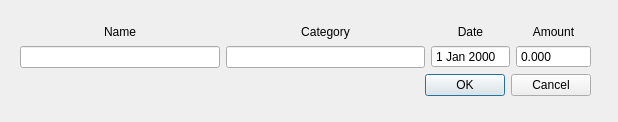
<?xml version="1.0" encoding="UTF-8"?>
<ui version="4.0">
 <class>editTransaction</class>
 <widget class="QDialog" name="editTransaction">
  <property name="geometry">
   <rect>
    <x>0</x>
    <y>0</y>
    <width>618</width>
    <height>122</height>
   </rect>
  </property>
  <property name="windowTitle">
   <string>Edit Transaction</string>
  </property>
  <widget class="QWidget" name="layoutWidget">
   <property name="geometry">
    <rect>
     <x>20</x>
     <y>25</y>
     <width>571</width>
     <height>71</height>
    </rect>
   </property>
   <layout class="QVBoxLayout" name="verticalLayout_5">
    <item>
     <layout class="QHBoxLayout" name="horizontalLayout">
      <item>
       <layout class="QVBoxLayout" name="verticalLayout">
        <item>
         <widget class="QLabel" name="label">
          <property name="text">
           <string>&lt;html&gt;&lt;head/&gt;&lt;body&gt;&lt;p align=&quot;center&quot;&gt;Name&lt;/p&gt;&lt;/body&gt;&lt;/html&gt;</string>
          </property>
         </widget>
        </item>
        <item>
         <widget class="QLineEdit" name="transactionNameEdit"/>
        </item>
       </layout>
      </item>
      <item>
       <layout class="QVBoxLayout" name="verticalLayout_2">
        <item>
         <widget class="QLabel" name="label_2">
          <property name="text">
           <string>&lt;html&gt;&lt;head/&gt;&lt;body&gt;&lt;p align=&quot;center&quot;&gt;Category&lt;/p&gt;&lt;/body&gt;&lt;/html&gt;</string>
          </property>
         </widget>
        </item>
        <item>
         <widget class="QLineEdit" name="transactionCategoryEdit"/>
        </item>
       </layout>
      </item>
      <item>
       <layout class="QVBoxLayout" name="verticalLayout_3">
        <item>
         <widget class="QLabel" name="label_3">
          <property name="text">
           <string>&lt;html&gt;&lt;head/&gt;&lt;body&gt;&lt;p align=&quot;center&quot;&gt;Date&lt;/p&gt;&lt;/body&gt;&lt;/html&gt;</string>
          </property>
         </widget>
        </item>
        <item>
         <widget class="QDateEdit" name="transactionDateEdit">
          <property name="buttonSymbols">
           <enum>QAbstractSpinBox::NoButtons</enum>
          </property>
         </widget>
        </item>
       </layout>
      </item>
      <item>
       <layout class="QVBoxLayout" name="verticalLayout_4">
        <item>
         <widget class="QLabel" name="label_4">
          <property name="text">
           <string>&lt;html&gt;&lt;head/&gt;&lt;body&gt;&lt;p align=&quot;center&quot;&gt;Amount&lt;/p&gt;&lt;/body&gt;&lt;/html&gt;</string>
          </property>
         </widget>
        </item>
        <item>
         <widget class="QDoubleSpinBox" name="transactionAmountEdit">
          <property name="buttonSymbols">
           <enum>QAbstractSpinBox::NoButtons</enum>
          </property>
          <property name="decimals">
           <number>3</number>
          </property>
          <property name="maximum">
           <double>9999999.000000000000000</double>
          </property>
         </widget>
        </item>
       </layout>
      </item>
     </layout>
    </item>
    <item>
     <layout class="QHBoxLayout" name="horizontalLayout_2">
      <item>
       <spacer name="horizontalSpacer">
        <property name="orientation">
         <enum>Qt::Horizontal</enum>
        </property>
        <property name="sizeHint" stdset="0">
         <size>
          <width>40</width>
          <height>20</height>
         </size>
        </property>
       </spacer>
      </item>
      <item>
       <widget class="QDialogButtonBox" name="buttonBox">
        <property name="standardButtons">
         <set>QDialogButtonBox::Cancel|QDialogButtonBox::Ok</set>
        </property>
       </widget>
      </item>
     </layout>
    </item>
   </layout>
  </widget>
 </widget>
 <resources/>
 <connections/>
</ui>
